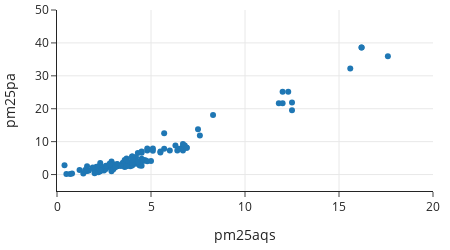

This figure's notebook cell:
### Markdown cell above
Since, a few observations are quite large, we zoom into the region where measurements  are less than 20 on `pm25aqs` to see if the relationship appears linear there.

### Code cell
fig = px.scatter(AK, x="pm25aqs", y="pm25pa",
                 width=450, height=250)

fig.update_xaxes(range=[0, 20])
fig.update_yaxes(range=[-5, 50])

fig
